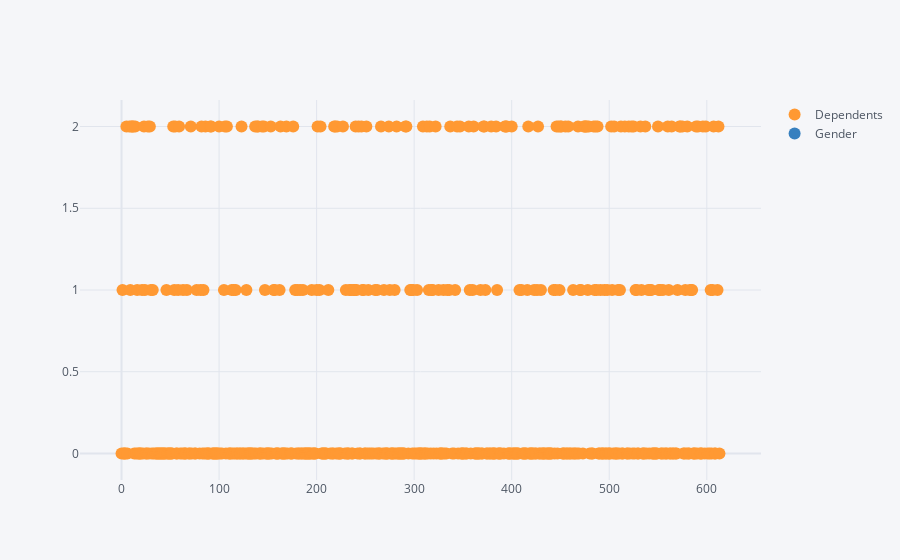

Source (notebook cell):
### Code cell
data[['Dependents','Gender']].iplot(kind="scatter",mode="markers+text")

### Figure 1 — Plotly figure (JSON) as saved in the notebook; plotly's stock layout.template omitted (floating-point values rounded to 4 significant figures; data arrays with more than 128 entries replaced by an {"elided": "..."} marker saying what was removed)
{"data": [{"line": {"color": "rgba(255, 153, 51, 1.0)", "dash": "solid", "shape": "linear", "width": 1.3}, "marker": {"size": 12, "symbol": "circle"}, "mode": "markers+text", "name": "Dependents", "text": "", "type": "scatter", "x": {"elided": "614 int values"}, "y": {"elided": "614 str values"}}, {"line": {"color": "rgba(55, 128, 191, 1.0)", "dash": "solid", "shape": "linear", "width": 1.3}, "marker": {"size": 12, "symbol": "circle"}, "mode": "markers+text", "name": "Gender", "text": "", "type": "scatter", "x": {"elided": "614 int values"}, "y": {"elided": "614 str values"}}], "layout": {"legend": {"bgcolor": "#F5F6F9", "font": {"color": "#4D5663"}}, "paper_bgcolor": "#F5F6F9", "plot_bgcolor": "#F5F6F9", "title": {"font": {"color": "#4D5663"}}, "xaxis": {"gridcolor": "#E1E5ED", "showgrid": true, "tickfont": {"color": "#4D5663"}, "title": {"font": {"color": "#4D5663"}, "text": ""}, "zerolinecolor": "#E1E5ED"}, "yaxis": {"gridcolor": "#E1E5ED", "showgrid": true, "tickfont": {"color": "#4D5663"}, "title": {"font": {"color": "#4D5663"}, "text": ""}, "zerolinecolor": "#E1E5ED"}}}
